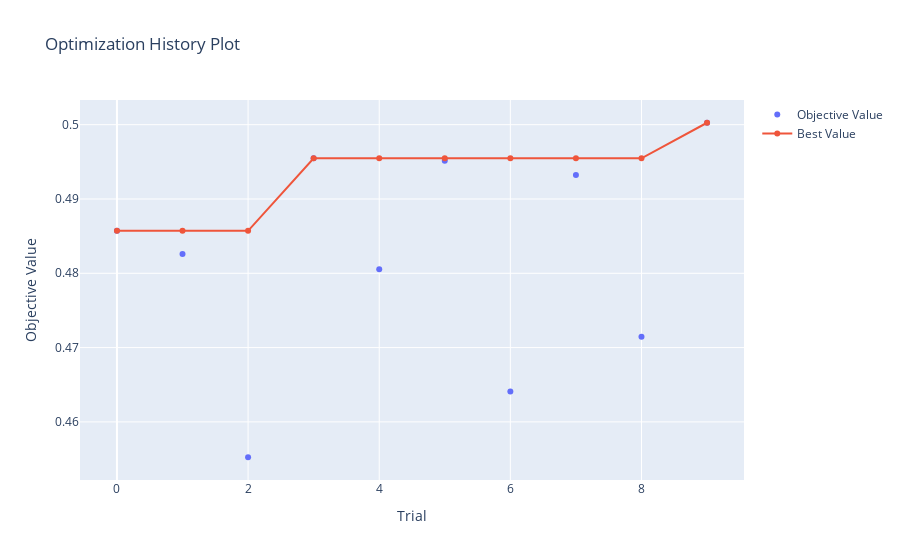

Here is the notebook cell this chart was saved with:
### Markdown cell above
# 2. Visulaization
## 2.1. Optimization history

### Code cell
optuna.visualization.plot_optimization_history(study)

### Figure 1 — Plotly figure (JSON) as saved in the notebook; plotly's stock layout.template omitted (floating-point values rounded to 4 significant figures)
{"data": [{"mode": "markers", "name": "Objective Value", "type": "scatter", "x": [0, 1, 2, 3, 4, 5, 6, 7, 8, 9], "y": [0.4857, 0.4826, 0.4552, 0.4955, 0.4805, 0.4952, 0.4641, 0.4932, 0.4715, 0.5003]}, {"name": "Best Value", "type": "scatter", "x": [0, 1, 2, 3, 4, 5, 6, 7, 8, 9], "y": [0.4857, 0.4857, 0.4857, 0.4955, 0.4955, 0.4955, 0.4955, 0.4955, 0.4955, 0.5003]}], "layout": {"title": {"text": "Optimization History Plot"}, "xaxis": {"title": {"text": "Trial"}}, "yaxis": {"title": {"text": "Objective Value"}}}}
